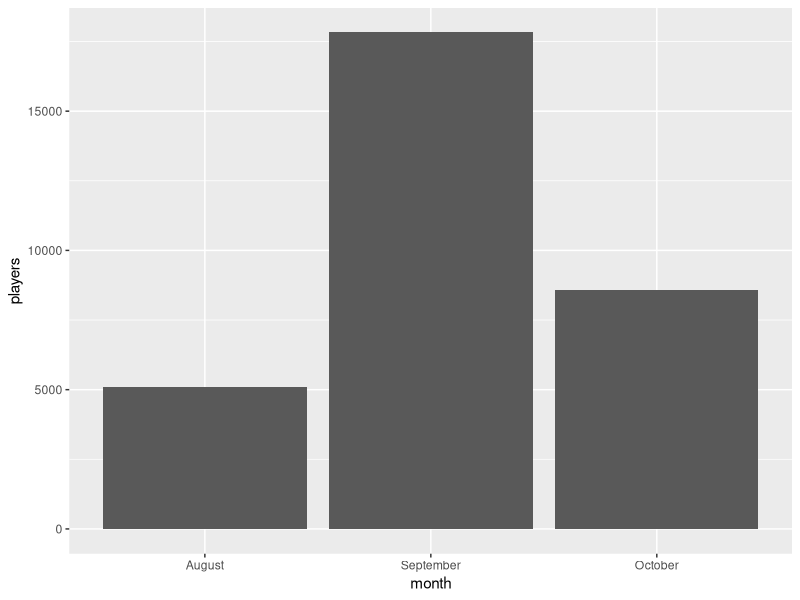
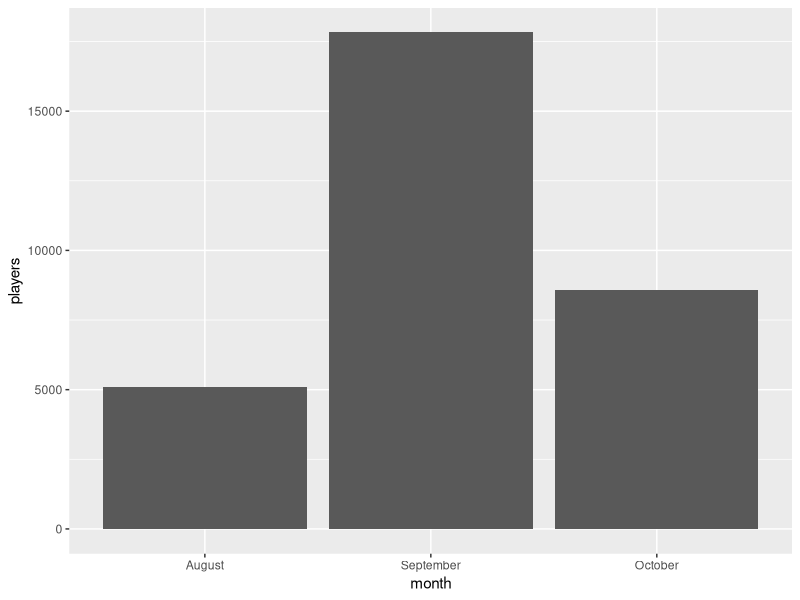

Generate these figures, in order, with R:
# Module 6 Data Task: Compute the Funnel and Chart It
# MC 427 Social Media Analytics
#
# How to use this file: open it in VS Code with your MC427 folder open and the R terminal
# started, then run one line at a time with Ctrl+Enter (Command+Return on a Mac).
# The comment above each line says what it does and what should print.
# You need nms-steam-monthly-players-2016-2026.csv in the same folder.

# Load the course packages. Prints nine package names and two Conflicts lines; that is normal.
library(tidyverse)

# Load the file. Prints "Rows: 122 Columns: 5" and the column types.
players <- read_csv("nms-steam-monthly-players-2016-2026.csv")

# Keep one month's row and pull out its average player count. Nothing prints.
# The month before the Frontiers update:
before <- players %>% filter(month == "August 2021") %>% pull(avg_players)
# The update month:
during <- players %>% filter(month == "September 2021") %>% pull(avg_players)
# The month after:
after <- players %>% filter(month == "October 2021") %>% pull(avg_players)

# The return multiple: how many times more players the update month had. Expected: [1] 3.49
round(during / before, 2)

# The kept rate: the month after as a percent of the update month. Expected: [1] 48.1
round(100 * after / during, 1)

# A small table of the three numbers, one row per month, kept in the order typed.
# These two lines are one command; run them together.
funnel <- tibble(month = c("August", "September", "October"), players = c(before, during, after)) %>%
  mutate(month = fct_inorder(month))

# Draw the chart: one bar per month. It opens in a VS Code panel.
ggplot(funnel, aes(x = month, y = players)) + geom_col()

# Save the most recent chart to a picture file in your MC427 folder. Prints "Saving 7 x 7 in image".
ggsave("frontiers-funnel.png")

# YOUR TURN (Read it like an analyst): change the three months to July, August and September 2019
# and the kept rate for Beyond prints 43.8. Add your lines below this comment.


# Break it on purpose: the month is misspelled. Expected: numeric(0), and no error.
players %>% filter(month == "Sept 2021") %>% pull(avg_players)
